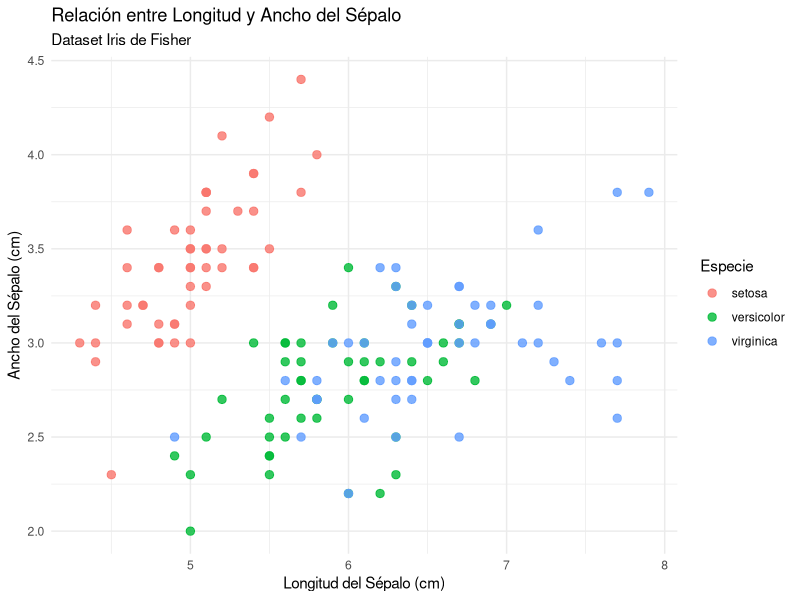
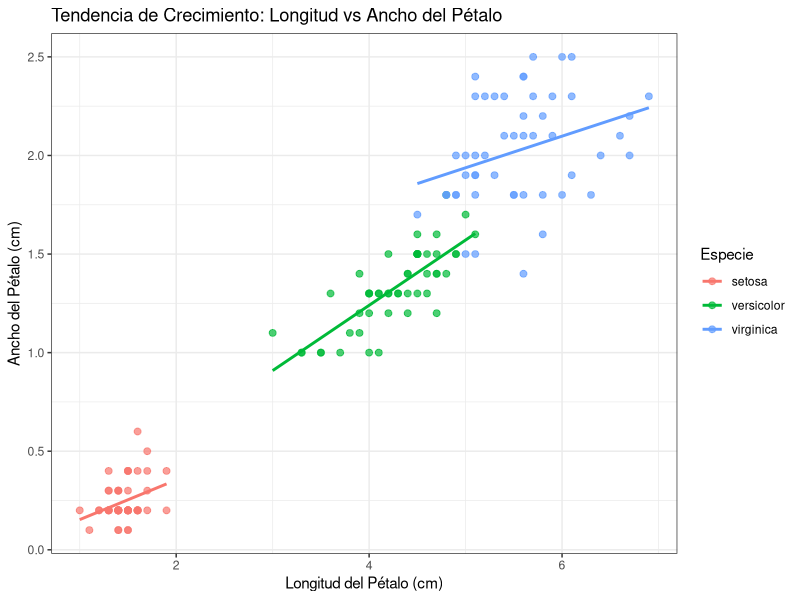
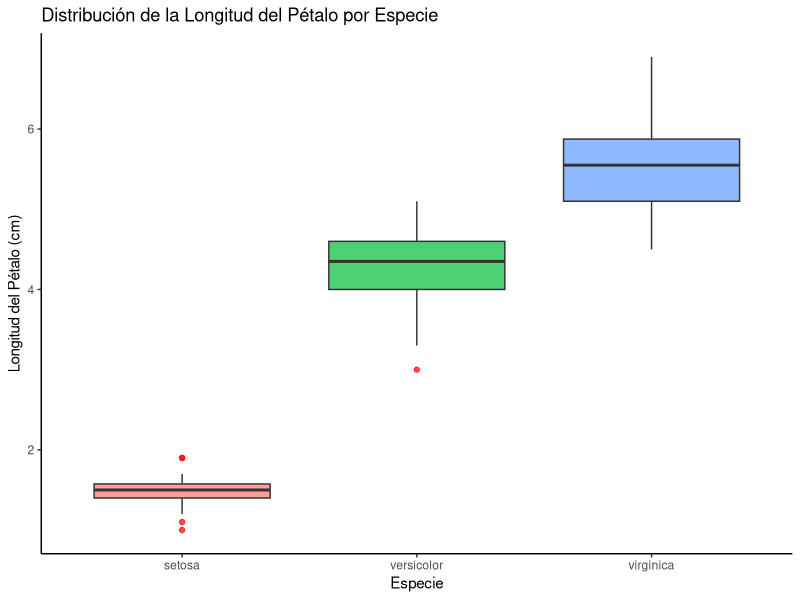
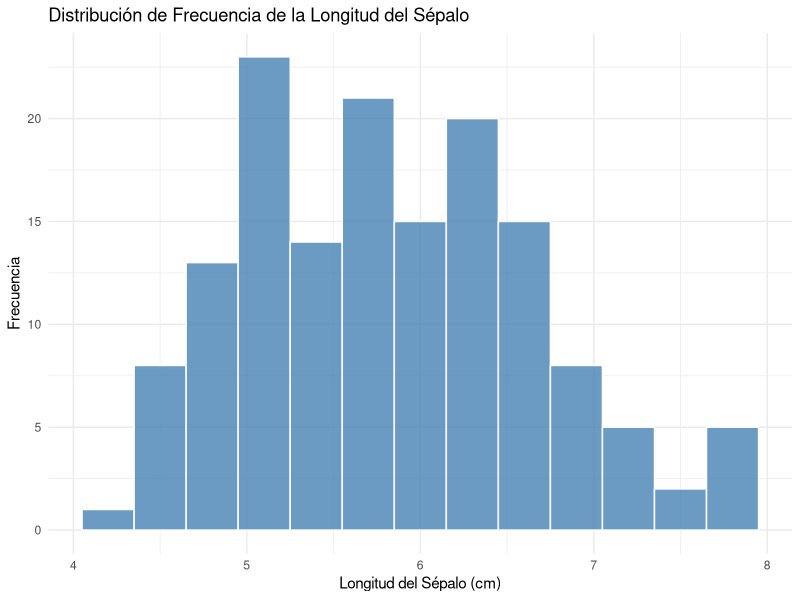
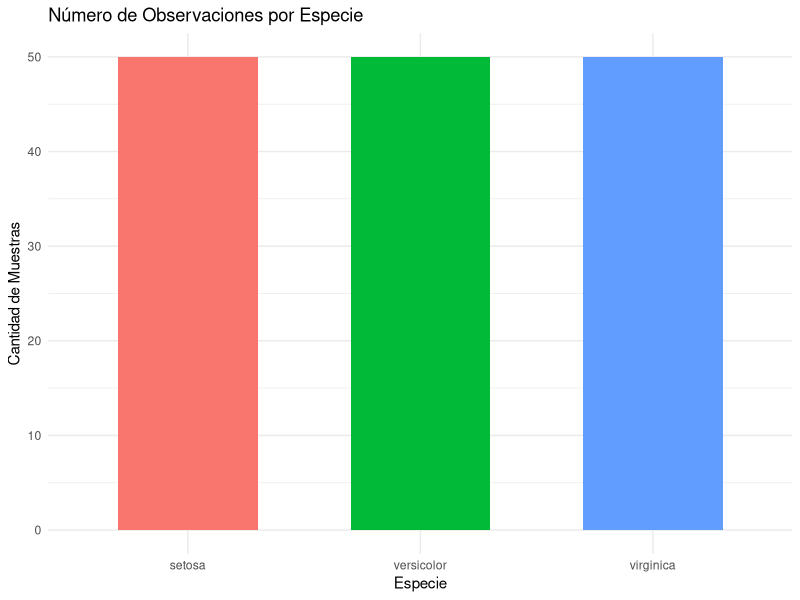

The R script that drew these images, in order:
## ---- chunk 1
# Configuración general de los chunks
knitr::opts_chunk$set(echo = TRUE, warning = FALSE, message = FALSE)

# Solución para tildes y caracteres especiales en gráficos de Windows
Sys.setlocale("LC_ALL", "Spanish_Spain.1252")

# Carga de paquetes
library(dplyr)
library(ggplot2)
library(palmerpenguins)
## ---- chunk 2
# Tu código R va aquí
summary(cars)
## ---- chunk 3
library(dplyr)
library(ggplot2)
## ---- chunk 4
# Filtrar flores cuya longitud de sépalo sea mayor a 6 cm y pertenezcan a la especie versicolor
iris %>% 
  filter(Sepal.Length > 6.0, Species == "versicolor") %>% 
  head()
## ---- chunk 5
# Seleccionar únicamente las variables del pétalo y la especie
iris %>% 
  select(Petal.Length, Petal.Width, Species) %>% 
  head()
## ---- chunk 6
# Crear una nueva variable que representa la razón entre longitud y ancho del sépalo
iris %>% 
  mutate(Sepal.Ratio = Sepal.Length / Sepal.Width) %>% 
  select(Sepal.Length, Sepal.Width, Sepal.Ratio, Species) %>% 
  head()
## ---- chunk 7
# Ordenar de forma descendente según la longitud del pétalo
iris %>% 
  arrange(desc(Petal.Length)) %>% 
  head()
## ---- chunk 8
# Calcular el promedio y la desviación estándar de la longitud del sépalo por especie
iris %>% 
  group_by(Species) %>% 
  summarise(
    Promedio_Sepalo = mean(Sepal.Length),
    Desviacion_Sepalo = sd(Sepal.Length),
    Conteo = n()
  )
## ---- chunk 9
# Paso 1: Definir los datos (iris) y los ejes/colores en aes()

ggplot(data = iris, aes(x = Sepal.Length, y = Sepal.Width, color = Species)) +

# Paso 2: Dibujar los puntos y ajustar su tamaño y transparencia
  geom_point(size = 2.5, alpha = 0.8) +
# Paso 3: Agregar títulos descriptivos y etiquetas a los ejes
  labs(
    title = "Relación entre Longitud y Ancho del Sépalo",
    subtitle = "Dataset Iris de Fisher",
    x = "Longitud del Sépalo (cm)",
    y = "Ancho del Sépalo (cm)",
    color = "Especie"
  ) +
# Paso 4: Aplicar un tema visual limpio con fondo blanco
  theme_minimal()

## ---- chunk 10
# Paso 1: Definir las variables continua X (longitud pétalo) e Y (ancho pétalo)
ggplot(data = iris, aes(x = Petal.Length, y = Petal.Width, color = Species)) +
# Paso 2: Graficar las observaciones individuales como puntos
  geom_point(size = 2, alpha = 0.7) +
# Paso 3: Trazar la recta de regresión lineal (lm) para cada especie sin el intervalo de confianza (se = FALSE)
  geom_smooth(method = "lm", se = FALSE) +
# Paso 4: Personalizar las etiquetas y el título
  labs(
    title = "Tendencia de Crecimiento: Longitud vs Ancho del Pétalo",
    x = "Longitud del Pétalo (cm)",
    y = "Ancho del Pétalo (cm)",
    color = "Especie"
  ) +
# Paso 5: Usar tema con borde completo alrededor del gráfico
  theme_bw()  

## ---- chunk 11
# Paso 1: Mapear la variable categórica en X (especie) y la numérica en Y (longitud del pétalo)
ggplot(data = iris, aes(x = Species, y = Petal.Length, fill = Species)) +
# Paso 2: Crear el gráfico de cajas con relleno de color y resaltando outliers en rojo
  geom_boxplot(alpha = 0.7, outlier.color = "red") +
# Paso 3: Asignar nombres a los ejes y título
  labs(
    title = "Distribución de la Longitud del Pétalo por Especie",
    x = "Especie",
    y = "Longitud del Pétalo (cm)"
  ) +
# Paso 4: Aplicar un tema clásico (sin cuadrícula de fondo)
  theme_classic() +
# Paso 5: Eliminar la leyenda lateral (es redundante porque las especies ya están en el eje X)
  theme(legend.position = "none")  

## ---- chunk 12
# Paso 1: Definir únicamente la variable continua a analizar en el eje X
ggplot(data = iris, aes(x = Sepal.Length)) +
# Paso 2: Crear el histograma definiendo el ancho de los intervalos (binwidth) y colores
  geom_histogram(binwidth = 0.3, fill = "steelblue", color = "white", alpha = 0.8) +
# Paso 3: Definir los títulos correspondientes
  labs(
    title = "Distribución de Frecuencia de la Longitud del Sépalo",
    x = "Longitud del Sépalo (cm)",
    y = "Frecuencia"
  ) +
# Paso 4: Establecer el tema estético
  theme_minimal()  


## ---- chunk 13
# Paso 1: Usar dplyr para contar el número de flores por cada especie
conteo_especies <- iris %>% 
  group_by(Species) %>% 
  summarise(Cantidad = n())

# Paso 2: Visualizar los datos agrupados usando geom_col() para representar las alturas calculadas
ggplot(data = conteo_especies, aes(x = Species, y = Cantidad, fill = Species)) +
# Paso 3: Dibujar las barras especificando su grosor (width)
  geom_col(width = 0.6) +
# Paso 4: Personalizar etiquetas
  labs(
    title = "Número de Observaciones por Especie",
    x = "Especie",
    y = "Cantidad de Muestras"
  ) +
# Paso 5: Ajustar tema y quitar la leyenda innecesaria
  theme_minimal() +
  theme(legend.position = "none")  

## ---- chunk 14
# Carga de paquetes necesarios para el taller
# install.packages("palmerpenguins") # Ejecutar en consola si no está instalado
library(palmerpenguins)
